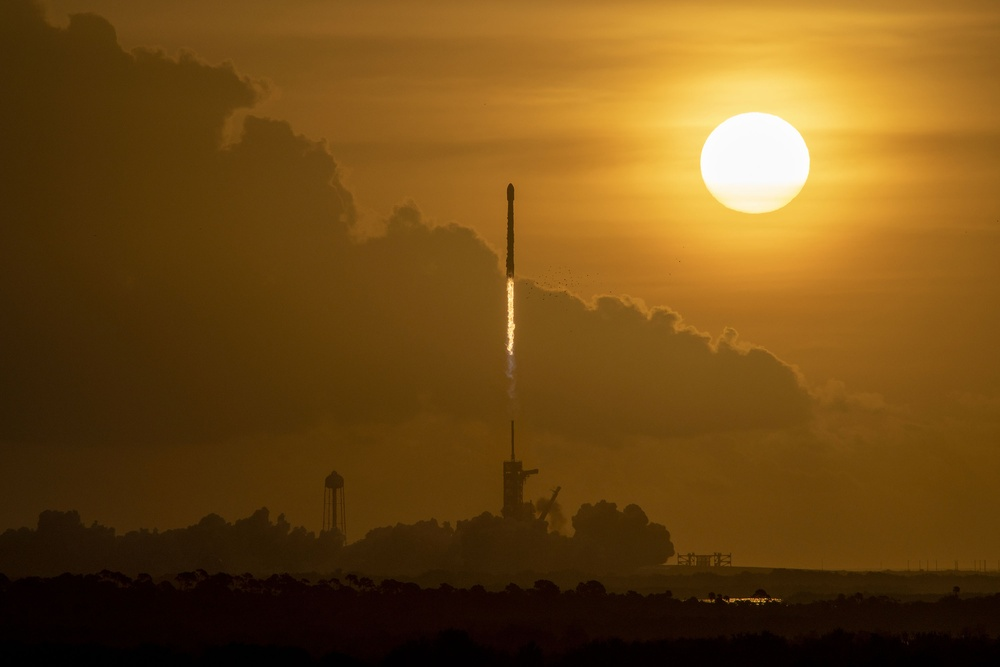
#> input picture Алгоритми та методи обробки зображень мовою Python/LW 1/Image/Launching.jpg, 1000 x 667 px, shrunk from 3000 x 2000 before the run; its folder holds only this picture in this run
$ python Finko_AMOZMP_Lab1-20220208.py
#> lines starting #> are read from the running program, lines starting #| are printed output that depends on the picture
# VARIANT 19
# copy1 = {'RGB': 'R', 'File_type': 'jpg', 'quality': 23}
# copy2 = {'RGB': 'B', 'File_type': 'png', 'quality': 5}

from pathlib import Path
from os import chdir, listdir, path
import cv2


def is_present(image_dir: str, img_folder_name: str, image_name: str) -> None:
	'''Stops the program if it does not contain the "Image" folder or the required file.'''
	try:
		files = [f for f in listdir(image_dir) if path.isfile(path.join(image_dir, f))]
		if image_name not in files:
			raise OSError
	except OSError:
		print(f'{img_folder_name} directory with a {image_name} file are needed.')
		exit()


def change_cwd(image_dir: str) -> None:
	'''Changes the working directory to the "Image" folder.'''
	chdir(image_dir)


def read_image(image_name: str) -> object:
	'''Returns an image loaded from the specified file.'''
#> called with image_name = 'Launching.jpg'
	return cv2.imread(image_name)
#> returned value is the input picture: shape (667, 1000, 3); mean B, G, R 21.9, 74.9, 111.6


def convert_BGR_to_RGB(image: object) -> object:
	'''Returns converted image from BGR to RGB.'''
	return cv2.cvtColor(image, cv2.COLOR_BGR2RGB)


def get_image_channel(image: object, channel: str) -> object:
	'''Returns an image in the selected color channel.'''
#> called with channel = 'R'

	match channel:
		case 'R':
			channels_to_ignore = (0,1) 		# 0-channel B, 1-channel G, 2-channel R
		case 'G':
			channels_to_ignore = (0,2) 		# 0-channel B, 1-channel G, 2-channel R
		case 'B':
			channels_to_ignore = (1,2) 		# 0-channel B, 1-channel G, 2-channel R
		case _:
			print('Unknown channel selected!')
			exit()

	img_copy = image.copy()
	img_copy[:,:,channels_to_ignore] = 0
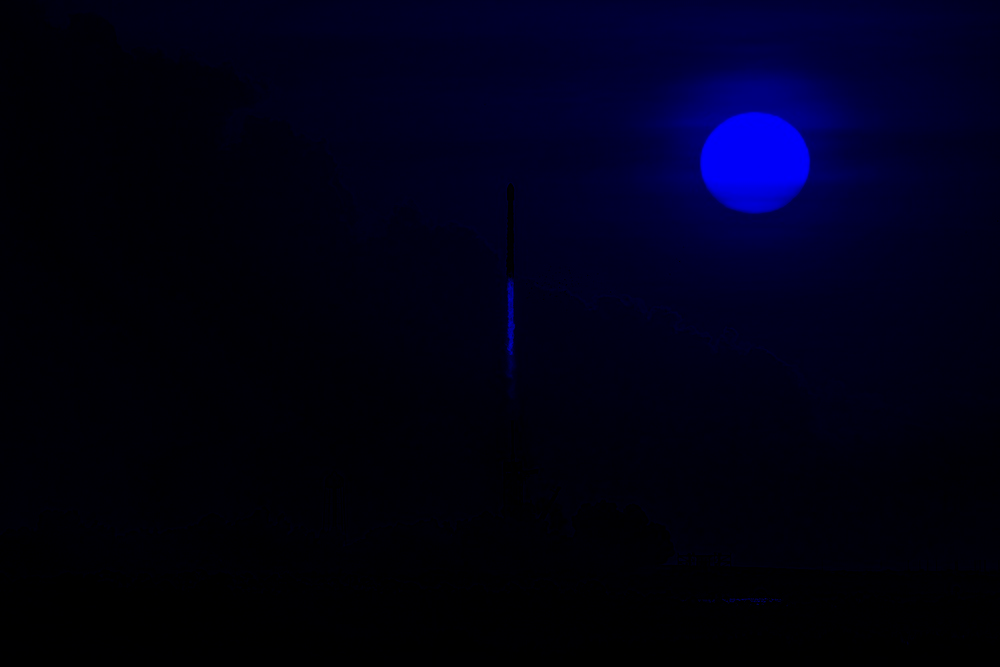
#> img_copy: shape (667, 1000, 3); mean R, G, B 0, 0, 21.9
	return img_copy


def task(image_rgb: object) -> None:
	'''Create two copies of the the source file with a properties according to the variant.'''
	img_r = get_image_channel(img_rgb, 'R')
	img_b = get_image_channel(img_rgb, 'B')
#> call 2 of get_image_channel, with channel = 'B'
#> in get_image_channel (call 2), `img_copy[:,:,channels_to_ignore] = 0`:
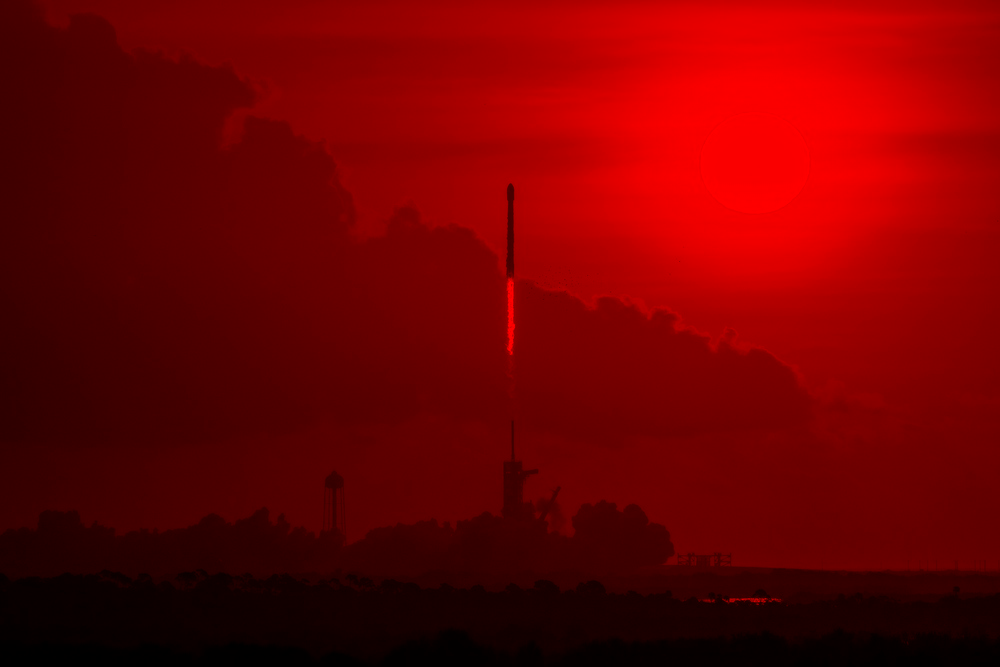
#> img_copy: shape (667, 1000, 3); mean R, G, B 111.6, 0, 0
	cv2.imwrite('img_r_19.jpg', img_r, [cv2.IMWRITE_JPEG_QUALITY, 23])
	cv2.imwrite('img_b_19.png', img_b, [cv2.IMWRITE_PNG_COMPRESSION, 5])


project_dir = Path(__file__).absolute().parent
image_folder_name = 'Image'
images_dir = project_dir / image_folder_name
image_filename = 'Launching.jpg'

is_present(images_dir, image_folder_name, image_filename)
change_cwd(images_dir)
img = read_image(image_filename)
img_rgb = convert_BGR_to_RGB(img)
task(img_rgb)
